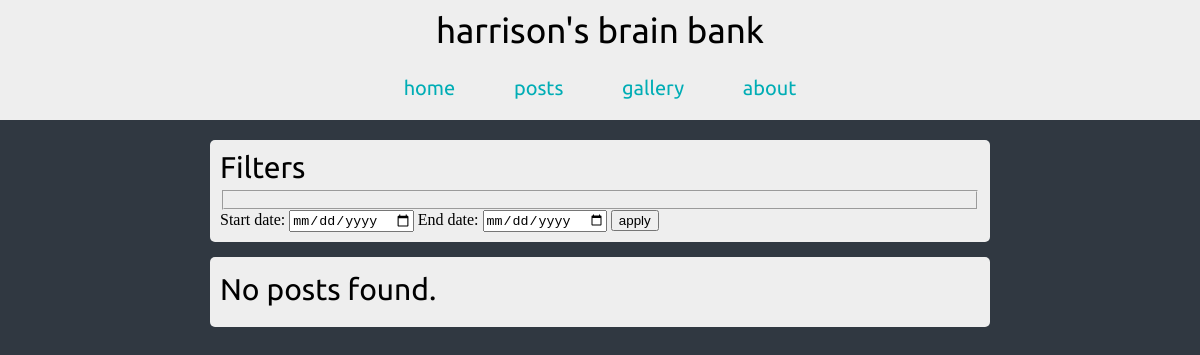
Page /posts on the earlier database version.
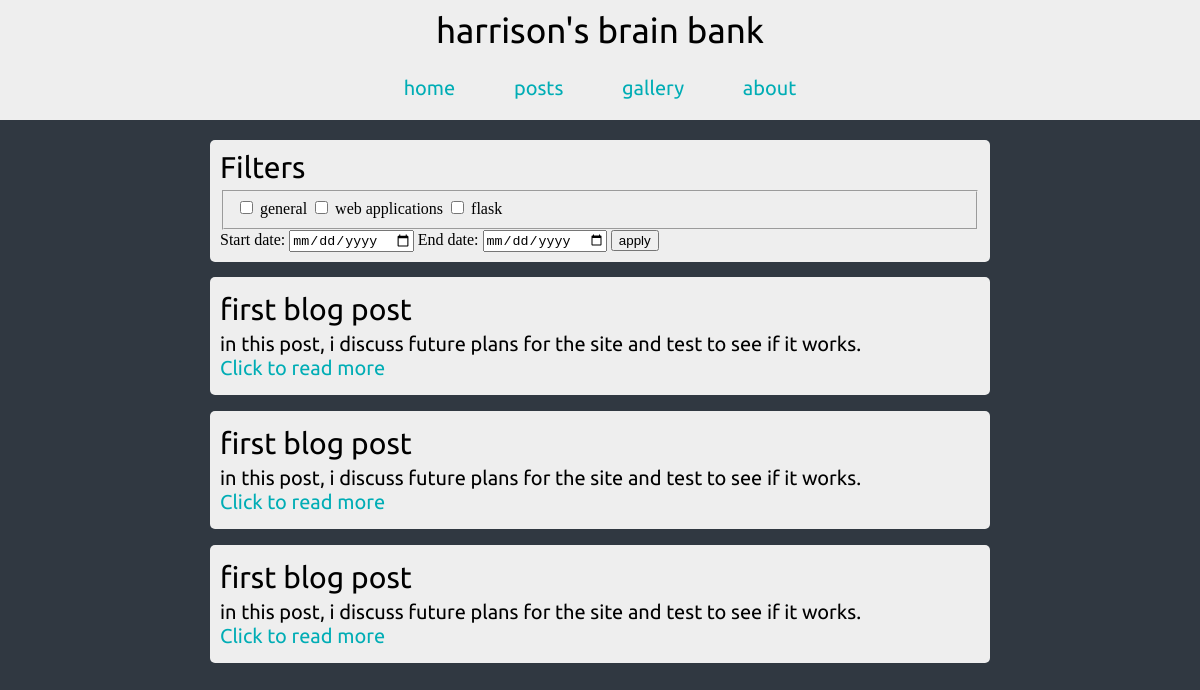
Same page on the later database version.
### tables this page shows
CREATE TABLE tag (
    id INTEGER PRIMARY KEY AUTOINCREMENT,
    name TEXT NOT NULL
);

CREATE TABLE post (
    id INTEGER PRIMARY KEY AUTOINCREMENT,
    created TIMESTAMP DEFAULT CURRENT_TIMESTAMP,
    title TEXT NOT NULL,
    description TEXT NOT NULL,
    body TEXT NOT NULL
);

### brainbank/routes.py (the view)
@current_app.route('/posts', methods=["GET", "POST"])
def posts():
    tags = db.get_tags()
    request_start = None
    request_end = None
    request_tags = []
    if request.method == "POST":
        request_start = request.form['start']
        request_end = request.form['end']
        request_tags = request.form.getlist('tags')
        posts = db.get_posts(startDate=request_start, endDate=request_end, tags=request_tags)
    else:
        posts = db.get_posts(orderByDate=True, limit=5)
    return render_template('posts.html', current='posts', tags=tags, posts=posts, \
                                         request_start=request_start, request_end=request_end, \
                                         request_tags=request_tags)

### brainbank/db.py (called while the page is built, shortened)
def get_db():
    if 'db' not in g:
        g.db = sqlite3.connect(
            app.config['DATABASE_URI'],
            detect_types=sqlite3.PARSE_DECLTYPES
        )
        g.db.row_factory = sqlite3.Row
    return g.db

def query_db(query, args=()):
    cur = get_db().execute(query, args)
    rv = cur.fetchall()
    cur.close()
    return rv

def get_posts(startDate=None, endDate=None, orderByDate=True, \
              tags=None, id=None, values=["*"], limit=None):
    query = 'SELECT '
    args = []
    query += ', '.join(values)
    query += ' FROM post '
    firstInList = True
    if startDate:
        query += 'WHERE '
        query += '? <= created '
        args.append(startDate)
        firstInList = False
    if orderByDate:
        query += 'ORDER BY created DESC '
    if limit:
        query += 'LIMIT ? '
        args.append(limit)
    return query_db(query, list(args))

def get_tags(post_ref=None):
    query = 'SELECT * FROM '
    query += 'post_tag INNER JOIN tag ON post_tag.tag_ref = tag.id '
    args = []
    if post_ref:
        query += 'WHERE '
        query += '? = post_tag.post_ref '
        args.append(post_ref)
    query += 'GROUP BY tag_ref '
    return query_db(query, args)

### brainbank/templates/posts.html (shortened to what this page needs)
{% extends 'layout.html' %}
{% block content %}
    <div class="content">
        <form class="content-alternating-boxes" method="POST" action="/posts">
            <link rel="stylesheet" href="{{ url_for('static', filename='css/filter.css') }}">
            <div class="filter" id="tag">
                <h2>Filters</h2>
                <fieldset id="tag-filter">
                    {% for t in tags %}
                        {% if (t['id'] | string) in request_tags %}
                            <input type="checkbox" name="tags" value={{ t['id'] }} checked>
                                {{ t['name'] }}
                            </input>
                        {% else %}
                            <input type="checkbox" name="tags" value={{ t['id'] }}>
                                {{ t['name'] }}
                        {% endif %}
                    {% endfor %}
                </fieldset>
                <label for="start">Start date:</label>
                {% if request_start %}
                    <input type="date" name="start" value={{request_start}}>
                {% else %}
                    <input type="date" name="start">
                {% endif %}
                <label for="end">End date:</label>
                {% if request_end %}
                    <input type="date" name="end" value={{request_end}}>
                {% else %}
                    <input type="date" name="end">
                {% endif %}
                <input type="submit" value="apply">
            </div>
            {% for i in range(posts | length) %}
                {% include 'post-snippet.html' %}
            {% endfor %}
            {%  if not posts %}
                <div class="post-snippet">
                    <h2>No posts found.</h2>
                </div>
            {% endif %}
        </div>
    </div>
{% endblock %}

### brainbank/templates/layout.html (shortened to what this page needs)
<!doctype html>
<html lang="en" dir="ltr">
    <head>
        <link rel="stylesheet" type="text/css" href="{{ url_for('static', filename='css/main.css') }}">
    </head>
    <body>
        <div class="layout">
            {% include 'navbar.html' %}
            {% block content %}{% endblock %}
    </body>
</html>

### brainbank/templates/navbar.html
<header>
    <link rel="stylesheet" href="{{ url_for('static', filename='css/navbar.css') }}">
    <h1>
        harrison's brain bank
    </h1>
    <nav>
        {% if current=="home" %}
            <a href="/" class="current">home</a>
        {% else %}
            <a href="/">home</a>
        {% endif %}
        {% if current=="journal" %}
            <a href="/posts" class="current">posts</a>
        {% else %}
            <a href="/posts">posts</a>
        {% endif %}
        {% if current=="gallery" %}
            <a href="/gallery" class="current">gallery</a>
        {% else %}
            <a href="/gallery">gallery</a>
        {% endif %}
        {% if current=="about" %}
            <a href="/about" class="current">about</a>
        {% else %}
            <a href="/about">about</a>
        {% endif %}
    </nav>
</header>

### brainbank/templates/post-snippet.html
<div class="post-snippet">
    <h2>{{ posts[i].title }}</h2>
    <div>{{ posts[i].description }}</div>
    <a href=" {{ '/post/%s'%posts[i].id }}">Click to read more</a>
</div>

### brainbank/static/css/main.css (style rules this page uses)
html, body { margin: 0; height: 100%; }
.layout { height: 100%; width: 100%; display: flex; flex-direction: column; align-items: center; overflow: auto; background-color: #303841; }
h1 { font: 35px 'Ubuntu', 'Lucida Bright'; }
h2 { font: 30px 'Ubuntu', 'Lucida Bright'; margin: 0 0 5px 0; }
a { color: #00adb5; text-decoration: None; }
.content { margin-top: 20px; width: 65%; }
.content-alternating-boxes { display: flex; flex-wrap: wrap; justify-content: space-between; }
.content-alternating-boxes > div { width: 47%; margin-bottom: 2%; }
.post-snippet { background-color: #eeeeee; border-radius: 5px; padding: 15px 10px; font: 20px 'Ubuntu', 'Lucida Bright'; }
@media screen and (max-width: 1300px) { .content-alternating-boxes > div { width: 100%; } }

### brainbank/static/css/navbar.css (style rules this page uses)
header { align-items: center; background-color: #eeeeee; display: flex; flex-direction: column; justify-content: space-around; width: 100%; }
h1 { margin: 10px 0; }
nav { display: flex; justify-content: space-evenly; margin: 10px 0 15px 0; width: 500px; }
nav a { font: 20px 'Ubuntu', 'Lucida Bright'; padding: 5px 5px; }

### brainbank/static/css/filter.css (style rules this page uses)
.filter { background-color: #eeeeee; border-radius: 5px; padding: 10px 10px; width: 500px; }

Differences in the rows shown:
added tag: name "general"
added tag: name "web applications"
added tag: name "flask"
added post: title "first blog post", description "in this post, i discuss future plans for the site and test to see if it works."
added post: title "first blog post", description "in this post, i discuss future plans for the site and test to see if it works."
added post: title "first blog post", description "in this post, i discuss future plans for the site and test to see if it works."
Other differences:
new list line: "Click to read more"
text no longer shown: "No posts found."
